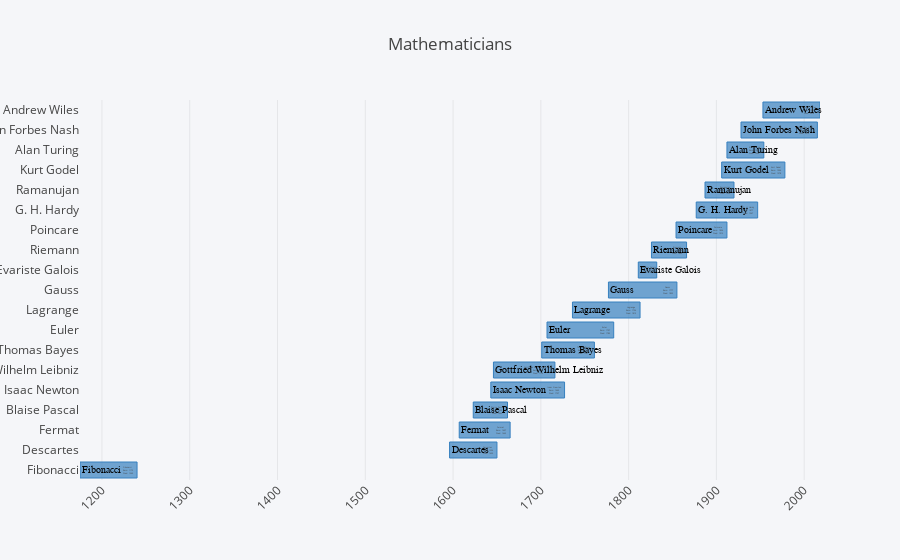

This figure's notebook cell:
### Code cell
import plotly.graph_objs as go
import pandas as pd
from plotly.offline import download_plotlyjs, init_notebook_mode, plot, iplot
init_notebook_mode(connected=True)


df = pd.read_csv('data/math.csv')
df=df.sort_values('Start')
df=df.reset_index(drop=True)

def get_year(text):
    splitted = str(text).split('-')
    if len(splitted) != 3:
        return 0
    year, month, day = [int(x) for x in splitted]
    return year

df['Finish'] = df['Finish'].apply(get_year)
df['Start'] = df['Start'].apply(get_year)


def build_timeline(names, start, finish):
    def draw_info(name, s, f):
        info = " {}<br> Born: {}<br> Died: {}<br>".format(name, s, f)
        return info
    htmlinfo = [draw_info(name, s, f) for name, s, f in zip(names, start, finish)]
    
    base = start
    lenghts = [y - x for x, y in zip(start, finish)]

    trace1 = go.Bar(x=lenghts, y=names, orientation='h', 
                    marker={'color':'rgba(55, 128, 191, 0.7)', 
                            'line': {'color': 'rgba(55, 128, 191, 1.0)', 'width':1}},
                    base=base, 
                    text=htmlinfo, 
                    hoverinfo='text',
                    hoverlabel={'bgcolor':'black', 
                                'bordercolor':'black', 
                                'font': {'color':'white'}})
    
    
    annotations = []
    for i in range(len(names)):
        annotations.append(dict(x=start[i], y=names[i], text=names[i],
                                      font=dict(family='Arial', size=10,
                                      color='rgba(0, 0, 0, 1)'),
                                      xanchor='left',
                                      showarrow=False,))
    
    layout = go.Layout(
            title='Mathematicians',
            barmode='stack',
            paper_bgcolor='rgba(245, 246, 249, 1)',
            plot_bgcolor='rgba(245, 246, 249, 1)',
            showlegend=False,
            xaxis=dict(tickangle=-45, range=[min(df['Start']), max(df['Finish'])]),
            annotations=annotations)
    
    data = [trace1]
    fig = go.Figure(data=data, layout=layout)
    return fig

names = df['Task']
start = df['Start']
finish = df['Finish']

fig = build_timeline(names, start, finish)
iplot(fig, filename='mathematicians.html')

### Figure 1 — Plotly figure (JSON) as saved in the notebook; plotly's stock layout.template omitted (floating-point values rounded to 4 significant figures)
{"data": [{"base": [1175, 1596, 1607, 1623, 1643, 1646, 1701, 1707, 1736, 1777, 1811, 1826, 1854, 1877, 1887, 1906, 1912, 1928, 1953], "hoverinfo": "text", "hoverlabel": {"bgcolor": "black", "bordercolor": "black", "font": {"color": "white"}}, "marker": {"color": "rgba(55, 128, 191, 0.7)", "line": {"color": "rgba(55, 128, 191, 1.0)", "width": 1}}, "orientation": "h", "text": [" Fibonacci<br> Born: 1175<br> Died: 1240<br>", " Descartes<br> Born: 1596<br> Died: 1650<br>", " Fermat<br> Born: 1607<br> Died: 1665<br>", " Blaise Pascal<br> Born: 1623<br> Died: 1662<br>", " Isaac Newton<br> Born: 1643<br> Died: 1727<br>", " Gottfried Wilhelm Leibniz<br> Born: 1646<br> Died: 1716<br>", " Thomas Bayes<br> Born: 1701<br> Died: 1761<br>", " Euler<br> Born: 1707<br> Died: 1783<br>", " Lagrange<br> Born: 1736<br> Died: 1813<br>", " Gauss<br> Born: 1777<br> Died: 1855<br>", " Evariste Galois<br> Born: 1811<br> Died: 1832<br>", " Riemann<br> Born: 1826<br> Died: 1866<br>", " Poincare<br> Born: 1854<br> Died: 1912<br>", " G. H. Hardy<br> Born: 1877<br> Died: 1947<br>", " Ramanujan<br> Born: 1887<br> Died: 1920<br>", " Kurt Godel<br> Born: 1906<br> Died: 1978<br>", " Alan Turing<br> Born: 1912<br> Died: 1954<br>", " John Forbes Nash<br> Born: 1928<br> Died: 2015<br>", " Andrew Wiles<br> Born: 1953<br> Died: 2018<br>"], "type": "bar", "uid": "fc41dbe7-531e-4ba6-8282-c4d7cb2d3635", "x": [65, 54, 58, 39, 84, 70, 60, 76, 77, 78, 21, 40, 58, 70, 33, 72, 42, 87, 65], "y": ["Fibonacci", "Descartes", "Fermat", "Blaise Pascal", "Isaac Newton", "Gottfried Wilhelm Leibniz", "Thomas Bayes", "Euler", "Lagrange", "Gauss", "Evariste Galois", "Riemann", "Poincare", "G. H. Hardy", "Ramanujan", "Kurt Godel", "Alan Turing", "John Forbes Nash", "Andrew Wiles"]}], "layout": {"annotations": [{"font": {"color": "rgba(0, 0, 0, 1)", "family": "Arial", "size": 10}, "showarrow": false, "text": "Fibonacci", "x": 1175, "xanchor": "left", "y": "Fibonacci"}, {"font": {"color": "rgba(0, 0, 0, 1)", "family": "Arial", "size": 10}, "showarrow": false, "text": "Descartes", "x": 1596, "xanchor": "left", "y": "Descartes"}, {"font": {"color": "rgba(0, 0, 0, 1)", "family": "Arial", "size": 10}, "showarrow": false, "text": "Fermat", "x": 1607, "xanchor": "left", "y": "Fermat"}, {"font": {"color": "rgba(0, 0, 0, 1)", "family": "Arial", "size": 10}, "showarrow": false, "text": "Blaise Pascal", "x": 1623, "xanchor": "left", "y": "Blaise Pascal"}, {"font": {"color": "rgba(0, 0, 0, 1)", "family": "Arial", "size": 10}, "showarrow": false, "text": "Isaac Newton", "x": 1643, "xanchor": "left", "y": "Isaac Newton"}, {"font": {"color": "rgba(0, 0, 0, 1)", "family": "Arial", "size": 10}, "showarrow": false, "text": "Gottfried Wilhelm Leibniz", "x": 1646, "xanchor": "left", "y": "Gottfried Wilhelm Leibniz"}, {"font": {"color": "rgba(0, 0, 0, 1)", "family": "Arial", "size": 10}, "showarrow": false, "text": "Thomas Bayes", "x": 1701, "xanchor": "left", "y": "Thomas Bayes"}, {"font": {"color": "rgba(0, 0, 0, 1)", "family": "Arial", "size": 10}, "showarrow": false, "text": "Euler", "x": 1707, "xanchor": "left", "y": "Euler"}, {"font": {"color": "rgba(0, 0, 0, 1)", "family": "Arial", "size": 10}, "showarrow": false, "text": "Lagrange", "x": 1736, "xanchor": "left", "y": "Lagrange"}, {"font": {"color": "rgba(0, 0, 0, 1)", "family": "Arial", "size": 10}, "showarrow": false, "text": "Gauss", "x": 1777, "xanchor": "left", "y": "Gauss"}, {"font": {"color": "rgba(0, 0, 0, 1)", "family": "Arial", "size": 10}, "showarrow": false, "text": "Evariste Galois", "x": 1811, "xanchor": "left", "y": "Evariste Galois"}, {"font": {"color": "rgba(0, 0, 0, 1)", "family": "Arial", "size": 10}, "showarrow": false, "text": "Riemann", "x": 1826, "xanchor": "left", "y": "Riemann"}, {"font": {"color": "rgba(0, 0, 0, 1)", "family": "Arial", "size": 10}, "showarrow": false, "text": "Poincare", "x": 1854, "xanchor": "left", "y": "Poincare"}, {"font": {"color": "rgba(0, 0, 0, 1)", "family": "Arial", "size": 10}, "showarrow": false, "text": "G. H. Hardy", "x": 1877, "xanchor": "left", "y": "G. H. Hardy"}, {"font": {"color": "rgba(0, 0, 0, 1)", "family": "Arial", "size": 10}, "showarrow": false, "text": "Ramanujan", "x": 1887, "xanchor": "left", "y": "Ramanujan"}, {"font": {"color": "rgba(0, 0, 0, 1)", "family": "Arial", "size": 10}, "showarrow": false, "text": "Kurt Godel", "x": 1906, "xanchor": "left", "y": "Kurt Godel"}, {"font": {"color": "rgba(0, 0, 0, 1)", "family": "Arial", "size": 10}, "showarrow": false, "text": "Alan Turing", "x": 1912, "xanchor": "left", "y": "Alan Turing"}, {"font": {"color": "rgba(0, 0, 0, 1)", "family": "Arial", "size": 10}, "showarrow": false, "text": "John Forbes Nash", "x": 1928, "xanchor": "left", "y": "John Forbes Nash"}, {"font": {"color": "rgba(0, 0, 0, 1)", "family": "Arial", "size": 10}, "showarrow": false, "text": "Andrew Wiles", "x": 1953, "xanchor": "left", "y": "Andrew Wiles"}], "barmode": "stack", "paper_bgcolor": "rgba(245, 246, 249, 1)", "plot_bgcolor": "rgba(245, 246, 249, 1)", "showlegend": false, "title": "Mathematicians", "xaxis": {"range": [1175, 2018], "tickangle": -45}}}
